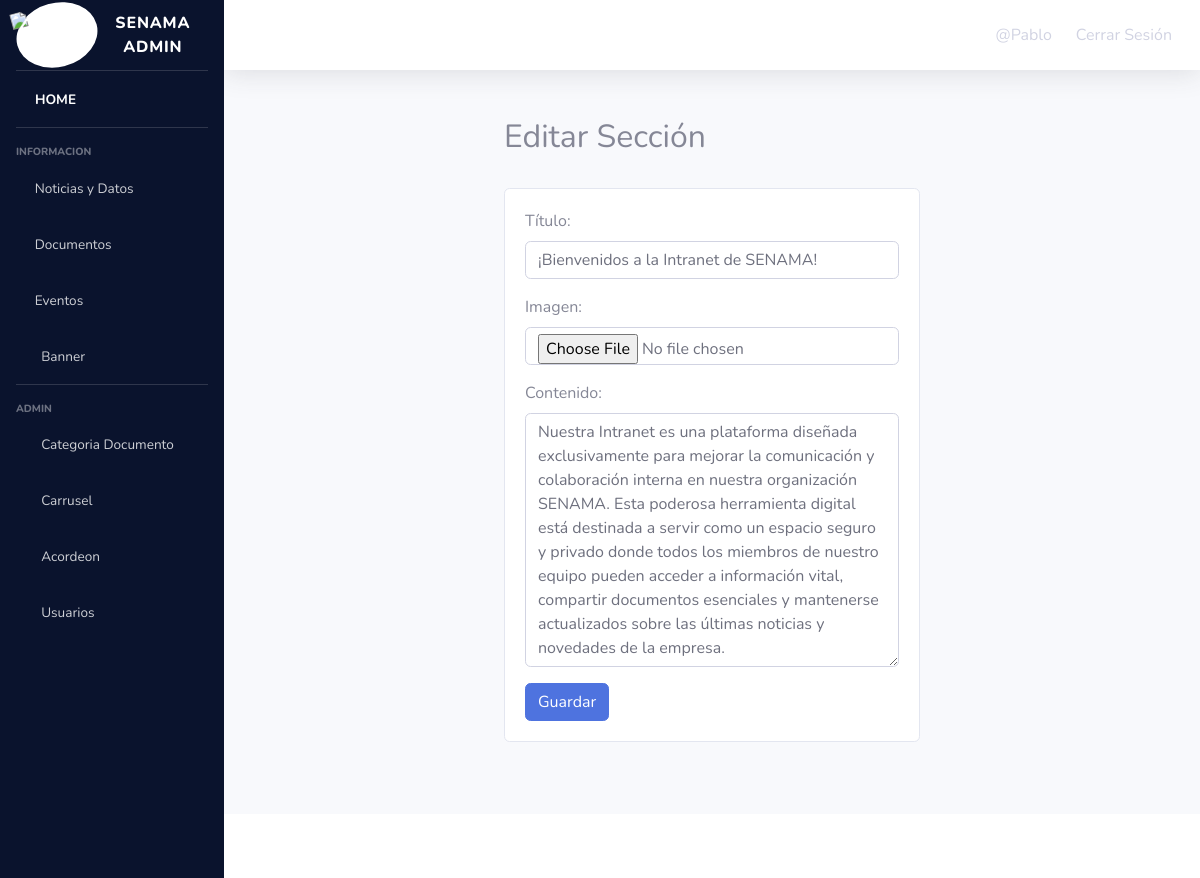
/section_edit/5/ (signed in), run on the app's committed database.
### app/models.py (models this page shows, shortened)
class Section(models.Model):
    title = models.CharField(max_length=255)
    image = models.ImageField(upload_to='section_images/')
    content = models.TextField()

### app/views.py (the view)
# urls.py: path('section_edit/<int:section_id>/', section_edit, name='section_edit'),
@login_required
def section_edit(request, section_id):
    section = get_object_or_404(Section, pk=section_id)
    if request.method == 'POST':
        form = SectionForm(request.POST, request.FILES, instance=section)
        if form.is_valid():
            form.save()
            return redirect('section_list')
    else:
        form = SectionForm(instance=section)
    return render(request, 'app/acordeon/editar.html', {'form': form, 'action': 'Editar'})

### app/forms.py
class SectionForm(forms.ModelForm):
    class Meta:
        model = Section
        fields = '__all__'
    title = forms.CharField(
        label='Título',
        widget=forms.TextInput(attrs={'class': 'form-control'})
    )
    content = forms.CharField(
        label='Contenido',
        widget=forms.Textarea(attrs={'class': 'form-control'})
    )
    image = forms.ImageField(
        label='Imagen',
        widget=forms.FileInput(attrs={'class': 'form-control'})
    )

### app/templates/app/acordeon/editar.html (shortened to what this page needs)
{% extends 'app/admin.html' %} {% load static %} {% block contenido %}
{% load crispy_forms_tags %}
<br>
<div class="container">
    <div class="col-12 col-md-6 offset-md-3">
        <h2>{{ action }} Sección</h2>
        <br>
        <div class="card">
            <div class="card-body">
                <form method="post" enctype="multipart/form-data">
                    <div class="mb-3">
                        {{ form.title.label_tag }}
                        {{ form.title }}
                    </div>
                    <div class="mb-3">
                        {{ form.image.label_tag }}
                        {{ form.image }}
                    </div>
                    <div class="mb-3">
                        {{ form.content.label_tag }}
                        {{ form.content }}
                    </div>
                    <button type="submit" class="btn btn-primary">Guardar</button>
                </form>
            </div>
        </div>
    </div>
</div>
<br><br><br>
{% endblock %}

### app/templates/app/admin.html (shortened to what this page needs)
<!DOCTYPE html>
<html lang="en">
<head>
    {% load static %}
    <link href="{% static 'vendor/fontawesome-free/css/all.min.css' %}" rel="stylesheet" type="text/css">
    <link href="{% static 'css/sb-admin-2.min.css' %}" rel="stylesheet">
</head>
<body id="page-top">
    <div id="wrapper">
        <ul class="navbar-nav  sidebar sidebar-dark accordion" id="accordionSidebar">
            <a class="sidebar-brand d-flex align-items-center justify-content-center" href="index.html">
                <div class="sidebar-brand-icon rotate-n-15" id="logo">
                    <img src="{% static 'app/img/Logo.png' %}" alt="SENAMA Logo" width="60" class="navbar-logo">
                </div>
                <div class="sidebar-brand-text mx-3">SENAMA Admin</div>
            </a>
            <hr class="sidebar-divider my-0">
            <li class="nav-item active">
                <a class="nav-link" href="{% url 'home' %}">
                    <i class="fas fa-home"></i>
                    <span>HOME</span></a>
            </li>
            <hr class="sidebar-divider">
            <div class="sidebar-heading">
                INFORMACION
            </div>
            <li class="nav-item">
                <a class="nav-link collapsed" href="#" data-toggle="collapse" data-target="#collapseTwo"
                    aria-expanded="true" aria-controls="collapseTwo">
                    <i class="fas fa-newspaper"></i>
                    <span>Noticias y Datos</span>
                </a>
            </li>
            <li class="nav-item">
                <a class="nav-link collapsed" href="#" data-toggle="collapse" data-target="#collapseUtilities"
                    aria-expanded="true" aria-controls="collapseUtilities">
                    <i class="fas fa-file"></i>
                    <span>Documentos</span>
                </a>
            </li>
            <li class="nav-item">
                <a class="nav-link collapsed" href="#" data-toggle="collapse" data-target="#collapseEvento"
                    aria-expanded="true" aria-controls="collapseEvents">
                    <i class="fas fa-calendar"></i>
                    <span>Eventos</span>
                </a>
            </li>
            <li class="nav-item">
                <a class="nav-link collapsed" href="#" data-toggle="collapse" data-target="#collapseBanner"
                    aria-expanded="true" aria-controls="collapseBanner">
                    <i class="fas fa-fw fa-file-image"></i>
                    <span>Banner</span>
                </a>
            </li>
            <hr class="sidebar-divider">
            <div class="sidebar-heading">
                Admin
            </div>
            <li class="nav-item">
                <a class="nav-link collapsed" href="#" data-toggle="collapse" data-target="#collapseCategoria"
                    aria-expanded="true" aria-controls="collapseCategoria">
                    <i class="fas fa-fw fa-folder"></i>
                    <span>Categoria Documento</span>
                </a>
            </li>
            <li class="nav-item">
                <a class="nav-link collapsed" href="#" data-toggle="collapse" data-target="#collapseCarrusel"
                    aria-expanded="true" aria-controls="collapseCarrusel">
                    <i class="fas fa-fw fa-file-image"></i>
                    <span>Carrusel</span>
                </a>
            </li>
            <li class="nav-item">
                <a class="nav-link collapsed" href="#" data-toggle="collapse" data-target="#collapseAcordeon"
                    aria-expanded="true" aria-controls="collapseAcordeon">
                    <i class="fas fa-fw fa-info-circle"></i>
                    <span>Acordeon</span>
                </a>
            </li>
            {% if perms.auth.add_user %}
            <li class="nav-item">
                <a class="nav-link collapsed" href="#" data-toggle="collapse" data-target="#collapseUsuario"
                    aria-expanded="true" aria-controls="collapseUsuario">
                    <i class="fas fa-fw fa-users"></i>
                    <span>Usuarios</span>
                </a>
            </li>
            {% endif %}
        </ul>
        <div id="content-wrapper" class="d-flex flex-column">
            <div id="content">
                <nav class="navbar navbar-expand navbar-light bg-white topbar mb-4 static-top shadow">
                    <ul class="navbar-nav ml-auto">
                        {% if user.is_authenticated %}
                        <li class="nav-item">
                            <a class="nav-link login-link" href="#">@{{user.username}}</a>
                        </li>
                        <li class="nav-item">
                            <a class="nav-link login-link" href="{% url 'logout'%}">Cerrar Sesión</a>
                        </li>
                        {% endif %}
                    </ul>
                </nav>
                <div class="container-fluid">
                    {% block contenido %}
                    {% endblock %}
                </div>
            </div>
            <footer class="sticky-footer bg-white">
            </footer>
        </div>
    </div>
</body>
</html>

### app/templates/app/admin.html (style rules this page uses)
#accordionSidebar { background-color: #0a132d; }
#logo { background-color: #ffffff; padding: 0px; border-radius: 50%; }

### data on the page
Section: title "¡Bienvenidos a la Intranet de SENAMA!", content "Nuestra Intranet es una plataforma diseñada exclusivamente para mejorar la comunicación y colaboración interna en nuestra organización SENAMA. Esta poderosa herramienta digital está destinada a servir como un espacio seguro y privado donde todos los miembros de nuestro equipo pueden acceder a información vital, compartir documentos esenciales y mantenerse actualizados sobre las últimas noticias y novedades de la empresa."

### other printed values
{{ user.username }} "Pablo"
{{ action }} "Editar"
